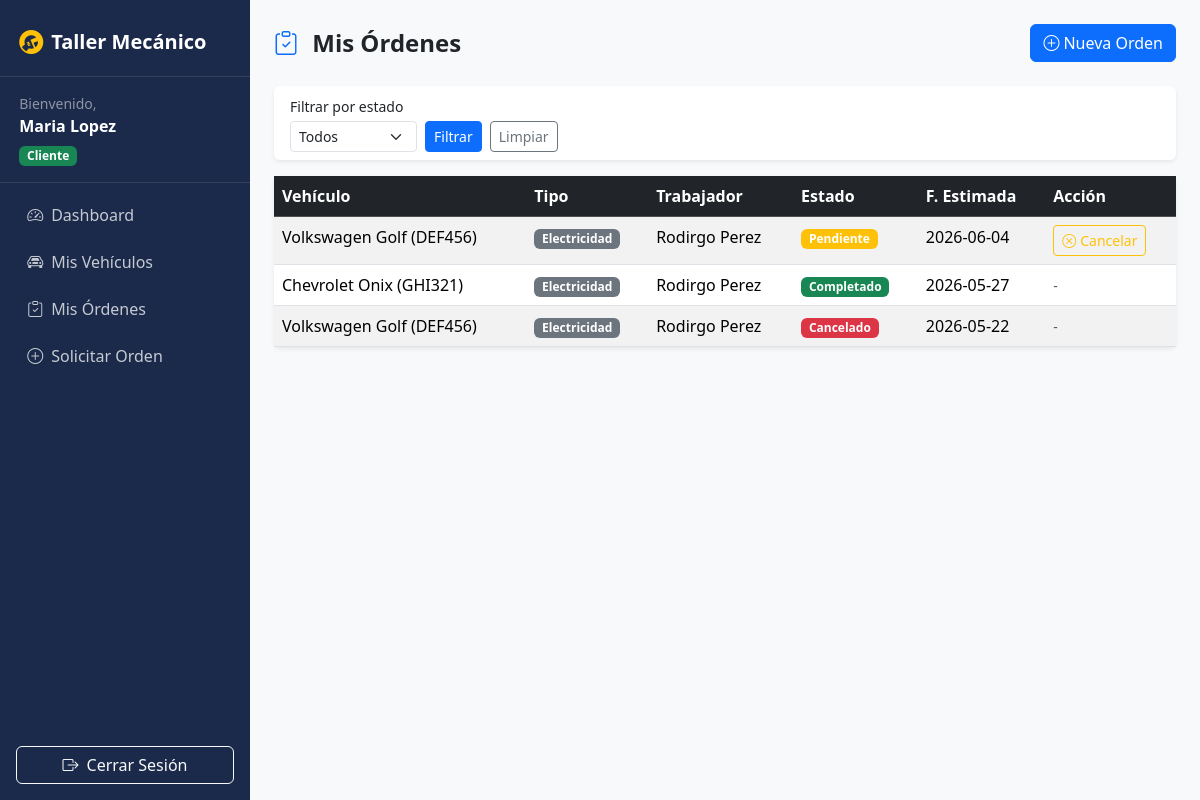
/tablaordenes.php (signed in), run on the app's committed database.
### tables this page shows
CREATE TABLE ordenes_trabajo (
    id INT PRIMARY KEY AUTO_INCREMENT,
    id_vehiculo INT NOT NULL,
    id_cliente INT NOT NULL,
    id_trabajador INT NOT NULL,
    tipo ENUM('mecanica','electricidad') NOT NULL,
    descripcion TEXT NOT NULL,
    estado ENUM('pendiente','en_proceso','completado','cancelado') NOT NULL DEFAULT 'pendiente',
    fecha_ingreso DATE NOT NULL,
    fecha_estimada DATE NOT NULL,
    created_at TIMESTAMP DEFAULT CURRENT_TIMESTAMP,
    FOREIGN KEY (id_vehiculo) REFERENCES vehiculos(id),
    FOREIGN KEY (id_cliente) REFERENCES usuarios(id),
    FOREIGN KEY (id_trabajador) REFERENCES usuarios(id)
);

### tablaordenes.php (the view, shortened to what this page needs)
<?php
require_once 'consultas.php';
$conexion = conexion();
$rol = $_SESSION['rol'];
$id_usuario = $_SESSION['id'];
$filtro_estado = isset($_GET['estado']) ? $_GET['estado'] : '';
$ordenes = mostrarOrdenes($conexion, $rol, $id_usuario, $filtro_estado);
?>
<?php include 'header.php'; ?>
<?php include 'menulateral.php'; ?>
<div class="container-fluid p-4">
    <div class="d-flex justify-content-between align-items-center mb-4">
        <h4 class="fw-bold mb-0">
            <i class="bi bi-clipboard-check me-2 text-primary"></i>
            <?php echo ($rol === 'admin') ? 'Órdenes de Trabajo' : 'Mis Órdenes'; ?>
        </h4>
        <?php if ($rol === 'admin' || $rol === 'cliente') { ?>
        <a href="crearorden.php" class="btn btn-primary"><i class="bi bi-plus-circle me-1"></i>Nueva Orden</a>
        <?php } ?>
    </div>
    <div class="card border-0 shadow-sm mb-3">
        <div class="card-body py-2">
            <form method="GET" action="" class="d-flex gap-2 flex-wrap align-items-end">
                <div>
                    <label class="form-label mb-1 small">Filtrar por estado</label>
                    <select name="estado" class="form-select form-select-sm">
                        <option value="">Todos</option>
                    </select>
                </div>
                <button type="submit" class="btn btn-sm btn-primary">Filtrar</button>
                <a href="tablaordenes.php" class="btn btn-sm btn-outline-secondary">Limpiar</a>
            </form>
        </div>
    </div>
    <div class="card border-0 shadow-sm">
        <div class="card-body p-0">
            <div class="table-responsive">
                <table class="table table-striped table-hover mb-0">
                    <thead class="table-dark">
                        <tr>
                            <?php if ($rol === 'admin') { ?>
                            <th>Cliente</th>
                            <th>Vehículo</th>
                            <th>Trabajador</th>
                            <th>Tipo</th>
                            <th>Estado</th>
                            <th>F. Ingreso</th>
                            <th>F. Estimada</th>
                            <th>Acciones</th>
                            <?php } else { ?>
                            <th>Vehículo</th>
                            <th>Tipo</th>
                            <th>Trabajador</th>
                            <th>Estado</th>
                            <th>F. Estimada</th>
                            <th>Acción</th>
                            <?php } ?>
                        </tr>
                    </thead>
                    <tbody>
                    <?php while ($o = mysqli_fetch_array($ordenes)) { ?>
                    <tr>
                        <?php if ($rol === 'admin') { ?>
                        <td><?php echo $o['cliente']; ?></td>
                        <td><?php echo $o['vehiculo']; ?></td>
                        <td><?php echo $o['trabajador']; ?></td>
                        <td><span class="badge bg-<?php echo $o['tipo']==='mecanica'?'info text-dark':'secondary'; ?>"><?php echo ucfirst($o['tipo']); ?></span></td>
                        <td><?php echo badge_estado($o['estado']); ?></td>
                        <td><?php echo $o['fecha_ingreso']; ?></td>
                        <td><?php echo $o['fecha_estimada']; ?></td>
                        <td>
                            <a href="modificarorden.php?id=<?php echo $o['id']; ?>" class="btn btn-sm btn-outline-primary me-1">
                                <i class="bi bi-pencil"></i>
                            </a>
                            <a href="eliminarorden.php?id=<?php echo $o['id']; ?>" class="btn btn-sm btn-outline-danger"
                               onclick="return confirm('¿Eliminar esta orden de trabajo?')">
                                <i class="bi bi-trash"></i>
                            </a>
                        </td>
                        <?php } else { ?>
                        <td><?php echo $o['vehiculo']; ?></td>
                        <td><span class="badge bg-<?php echo $o['tipo']==='mecanica'?'info text-dark':'secondary'; ?>"><?php echo ucfirst($o['tipo']); ?></span></td>
                        <td><?php echo $o['trabajador']; ?></td>
                        <td><?php echo badge_estado($o['estado']); ?></td>
                        <td><?php echo $o['fecha_estimada']; ?></td>
                        <td>
                            <?php if ($o['estado'] === 'pendiente') { ?>
                            <a href="eliminarorden.php?id=<?php echo $o['id']; ?>&cancelar=1" class="btn btn-sm btn-outline-warning"
                               onclick="return confirm('¿Cancelar esta orden?')">
                                <i class="bi bi-x-circle me-1"></i>Cancelar
                            </a>
                            <?php } else { ?>
                            <span class="text-muted small">-</span>
                            <?php } ?>
                        </td>
                        <?php } ?>
                    </tr>
                    <?php } ?>
                    </tbody>
                </table>
            </div>
        </div>
    </div>
</div>
<?php include 'footer.php'; ?>

### consultas.php (shortened to what this page needs)
<?php
function badge_estado($estado) {
    $clases = ['pendiente'=>'warning','en_proceso'=>'primary','completado'=>'success','cancelado'=>'danger'];
    $labels = ['pendiente'=>'Pendiente','en_proceso'=>'En Proceso','completado'=>'Completado','cancelado'=>'Cancelado'];
    if (isset($clases[$estado])) {
        $clase = $clases[$estado];
    } else {
        $clase = 'secondary';
    }
    if (isset($labels[$estado])) {
        $label = $labels[$estado];
    } else {
        $label = $estado;
    }
    return "<span class=\"badge bg-{$clase}\">{$label}</span>";
}
function mostrarOrdenes($conexion, $rol, $id_usuario, $filtro_estado = '') {
    $estados_validos = ['pendiente','en_proceso','completado','cancelado'];
    if ($rol === 'admin') {
        if ($filtro_estado && in_array($filtro_estado, $estados_validos)) {
            $where = "WHERE ot.estado = '$filtro_estado'";
        } else {
            $where = '';
        }
        $SQL = "SELECT ot.*,
                CONCAT(uc.nombre, ' ', uc.apellido) AS cliente,
                CONCAT(v.marca, ' ', v.modelo, ' (', v.patente, ')') AS vehiculo,
                CONCAT(ut.nombre, ' ', ut.apellido) AS trabajador
                FROM ordenes_trabajo ot
                JOIN usuarios uc ON ot.id_cliente = uc.id
                JOIN vehiculos v  ON ot.id_vehiculo = v.id
                JOIN usuarios ut  ON ot.id_trabajador = ut.id
                $where ORDER BY ot.created_at DESC";
    } else {
        $where = "WHERE ot.id_cliente = $id_usuario";
        $SQL = "SELECT ot.*,
                CONCAT(v.marca, ' ', v.modelo, ' (', v.patente, ')') AS vehiculo,
                CONCAT(ut.nombre, ' ', ut.apellido) AS trabajador
                FROM ordenes_trabajo ot
                JOIN vehiculos v  ON ot.id_vehiculo = v.id
                JOIN usuarios ut  ON ot.id_trabajador = ut.id
                $where ORDER BY ot.created_at DESC";
    }
    $rs = mysqli_query($conexion, $SQL);
    return $rs;
}

### data on the page
ordenes_trabajo: vehiculo "Volkswagen Golf (DEF456)", tipo "Electricidad", trabajador "Rodirgo Perez", estado "Pendiente", fecha_estimada "2026-06-04"
ordenes_trabajo: vehiculo "Chevrolet Onix (GHI321)", tipo "Electricidad", trabajador "Rodirgo Perez", estado "Completado", fecha_estimada "2026-05-27"
ordenes_trabajo: vehiculo "Volkswagen Golf (DEF456)", tipo "Electricidad", trabajador "Rodirgo Perez", estado "Cancelado", fecha_estimada "2026-05-22"

### other printed values
$_SESSION['nombre'] "Maria"
$_SESSION['apellido'] "Lopez"
$rol "Cliente"
